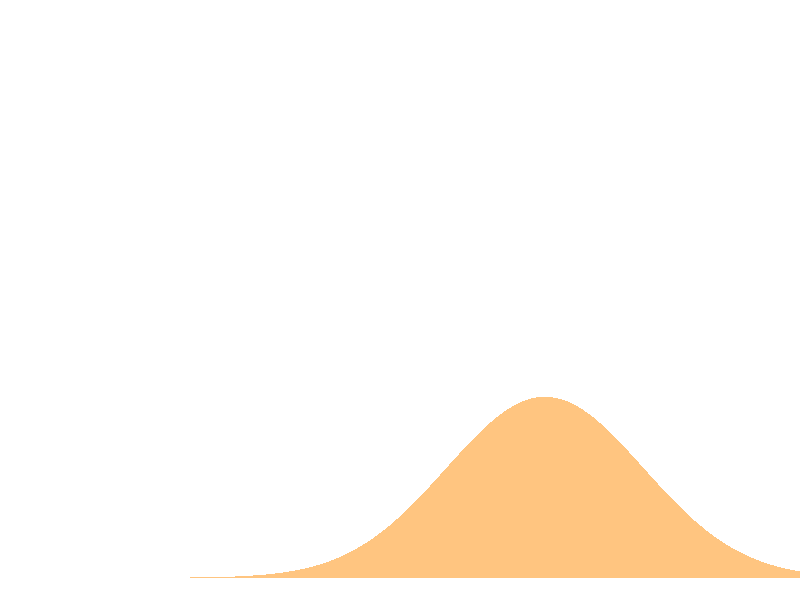
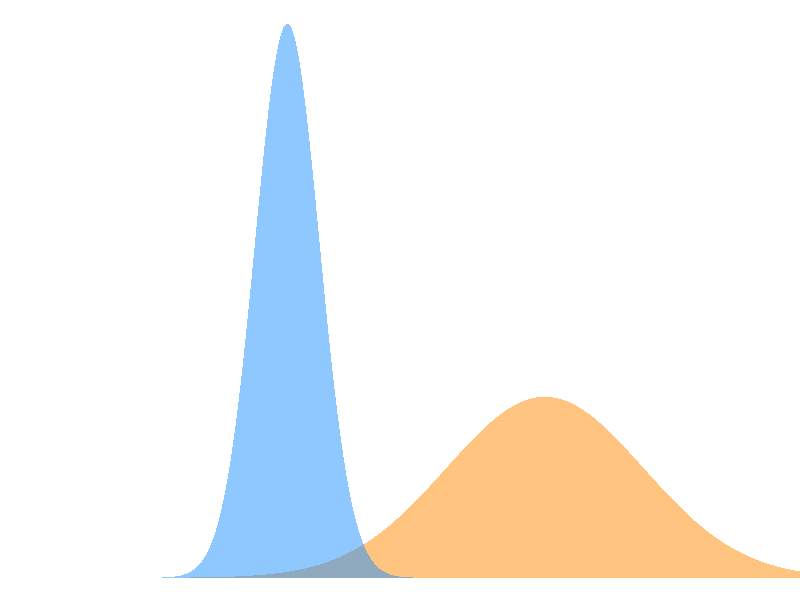
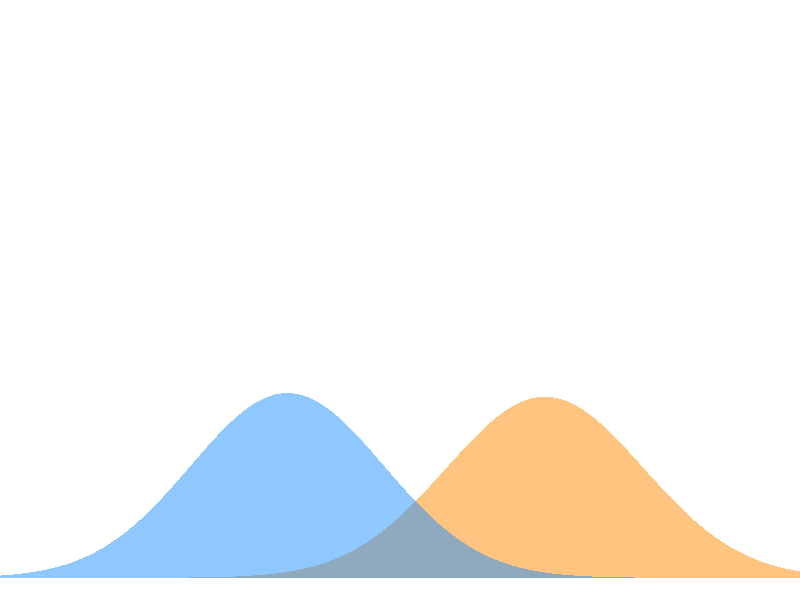
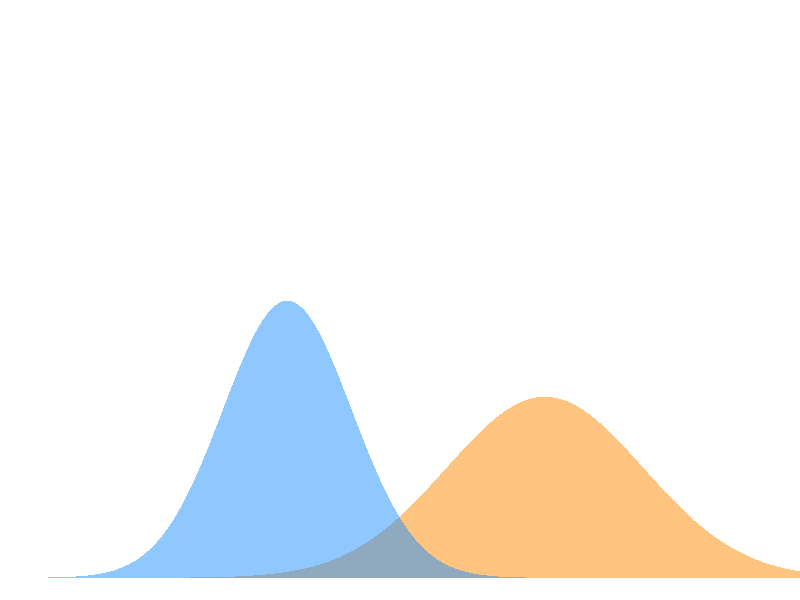
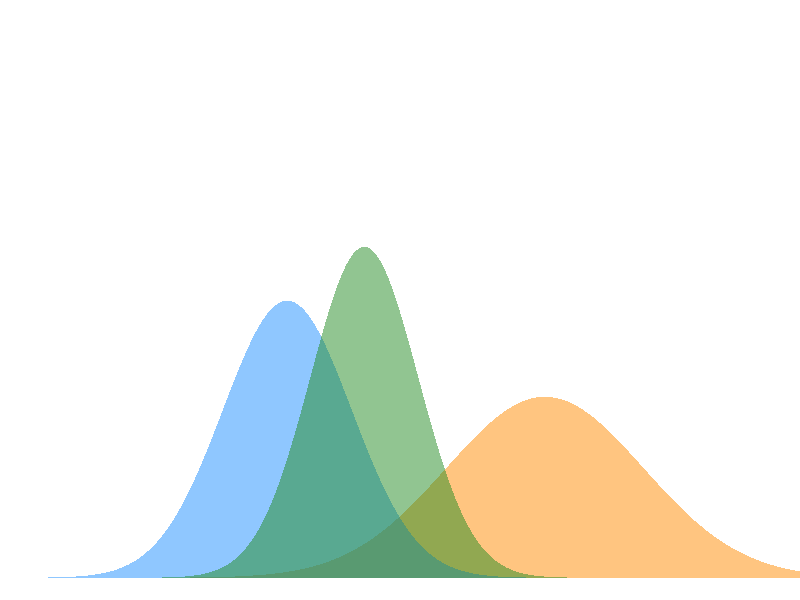

Generate these figures, in order, with R:

talent_mean <- .250
talent_sd <- .02
n <- 200
luck_sd <- sqrt(talent_mean * (1 - talent_mean) / n)
performance <- .330
posterior_mean <- (performance / luck_sd^2 + talent_mean / talent_sd^2) / (1 / luck_sd^2 + 1 / talent_sd^2)
posterior_sd <- sqrt(1 / (1 / luck_sd^2 + 1 / talent_sd^2))

talent <- rnorm(n = 200, mean = talent_mean, sd = talent_sd)
sprintf("%.3f", talent)

grid <- seq(from = 0, to = 1, by = 0.0001)
xlim <- c(.17, .4)
ylim <- c(0, 40)

pdf("images/illustration_1.pdf", height = 5, width = 10)
par(mar = c(0, 0, 0, 0))
plot(0, 0, xlim = xlim, ylim = ylim, type = "n", axes = FALSE)
polygon(x = grid, y = dnorm(x = grid, mean = performance, sd = luck_sd), col = rgb(255, 140, 0, maxColorValue = 255, alpha = 127), border = FALSE)
dev.off()

pdf("images/illustration_2.pdf", height = 5, width = 10)
par(mar = c(0, 0, 0, 0))
plot(0, 0, xlim = xlim, ylim = ylim, type = "n", axes = FALSE)
polygon(x = grid, y = dnorm(x = grid, mean = performance, sd = luck_sd), col = rgb(255, 140, 0, maxColorValue = 255, alpha = 127), border = FALSE)
polygon(x = grid, y = dnorm(x = grid, mean = talent_mean, sd = .01), col = rgb(30, 144, 255, maxColorValue = 255, alpha = 127), border = FALSE)
dev.off()

pdf("images/illustration_3.pdf", height = 5, width = 10)
par(mar = c(0, 0, 0, 0))
plot(0, 0, xlim = xlim, ylim = ylim, type = "n", axes = FALSE)
polygon(x = grid, y = dnorm(x = grid, mean = performance, sd = luck_sd), col = rgb(255, 140, 0, maxColorValue = 255, alpha = 127), border = FALSE)
polygon(x = grid, y = dnorm(x = grid, mean = talent_mean, sd = .03), col = rgb(30, 144, 255, maxColorValue = 255, alpha = 127), border = FALSE)
dev.off()

pdf("images/illustration_4.pdf", height = 5, width = 10)
par(mar = c(0, 0, 0, 0))
plot(0, 0, xlim = xlim, ylim = ylim, type = "n", axes = FALSE)
polygon(x = grid, y = dnorm(x = grid, mean = performance, sd = luck_sd), col = rgb(255, 140, 0, maxColorValue = 255, alpha = 127), border = FALSE)
polygon(x = grid, y = dnorm(x = grid, mean = talent_mean, sd = talent_sd), col = rgb(30, 144, 255, maxColorValue = 255, alpha = 127), border = FALSE)
dev.off()

pdf("images/illustration_5.pdf", height = 5, width = 10)
par(mar = c(0, 0, 0, 0))
plot(0, 0, xlim = xlim, ylim = ylim, type = "n", axes = FALSE)
polygon(x = grid, y = dnorm(x = grid, mean = performance, sd = luck_sd), col = rgb(255, 140, 0, maxColorValue = 255, alpha = 127), border = FALSE)
polygon(x = grid, y = dnorm(x = grid, mean = talent_mean, sd = talent_sd), col = rgb(30, 144, 255, maxColorValue = 255, alpha = 127), border = FALSE)
polygon(x = grid, y = dnorm(x = grid, mean = posterior_mean, sd = posterior_sd), col = rgb(34, 139, 34, maxColorValue = 255, alpha = 127), border = FALSE)
dev.off()
